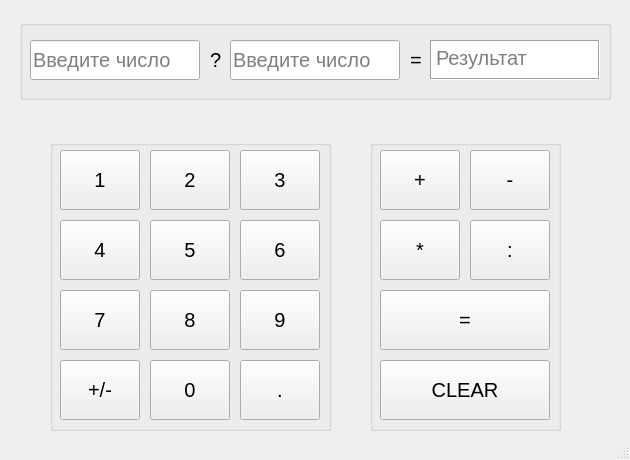
<?xml version="1.0" encoding="UTF-8"?>
<ui version="4.0">
 <class>MainWindow</class>
 <widget class="QMainWindow" name="MainWindow">
  <property name="geometry">
   <rect>
    <x>0</x>
    <y>0</y>
    <width>630</width>
    <height>460</height>
   </rect>
  </property>
  <property name="sizePolicy">
   <sizepolicy hsizetype="Fixed" vsizetype="Fixed">
    <horstretch>0</horstretch>
    <verstretch>0</verstretch>
   </sizepolicy>
  </property>
  <property name="minimumSize">
   <size>
    <width>630</width>
    <height>460</height>
   </size>
  </property>
  <property name="maximumSize">
   <size>
    <width>630</width>
    <height>460</height>
   </size>
  </property>
  <property name="mouseTracking">
   <bool>false</bool>
  </property>
  <property name="windowTitle">
   <string>MainWindow</string>
  </property>
  <property name="autoFillBackground">
   <bool>false</bool>
  </property>
  <widget class="QWidget" name="centralwidget">
   <widget class="QGroupBox" name="Groupbox_nums">
    <property name="geometry">
     <rect>
      <x>50</x>
      <y>140</y>
      <width>281</width>
      <height>291</height>
     </rect>
    </property>
    <property name="autoFillBackground">
     <bool>false</bool>
    </property>
    <property name="title">
     <string/>
    </property>
    <widget class="QPushButton" name="Button1">
     <property name="geometry">
      <rect>
       <x>10</x>
       <y>10</y>
       <width>80</width>
       <height>60</height>
      </rect>
     </property>
     <property name="sizePolicy">
      <sizepolicy hsizetype="Fixed" vsizetype="Fixed">
       <horstretch>0</horstretch>
       <verstretch>0</verstretch>
      </sizepolicy>
     </property>
     <property name="font">
      <font>
       <pointsize>15</pointsize>
      </font>
     </property>
     <property name="cursor">
      <cursorShape>PointingHandCursor</cursorShape>
     </property>
     <property name="focusPolicy">
      <enum>Qt::NoFocus</enum>
     </property>
     <property name="text">
      <string>1</string>
     </property>
    </widget>
    <widget class="QPushButton" name="Button2">
     <property name="geometry">
      <rect>
       <x>100</x>
       <y>10</y>
       <width>80</width>
       <height>60</height>
      </rect>
     </property>
     <property name="sizePolicy">
      <sizepolicy hsizetype="Fixed" vsizetype="Fixed">
       <horstretch>0</horstretch>
       <verstretch>0</verstretch>
      </sizepolicy>
     </property>
     <property name="font">
      <font>
       <pointsize>15</pointsize>
      </font>
     </property>
     <property name="cursor">
      <cursorShape>PointingHandCursor</cursorShape>
     </property>
     <property name="focusPolicy">
      <enum>Qt::NoFocus</enum>
     </property>
     <property name="text">
      <string>2</string>
     </property>
    </widget>
    <widget class="QPushButton" name="Button3">
     <property name="geometry">
      <rect>
       <x>190</x>
       <y>10</y>
       <width>80</width>
       <height>60</height>
      </rect>
     </property>
     <property name="sizePolicy">
      <sizepolicy hsizetype="Fixed" vsizetype="Fixed">
       <horstretch>0</horstretch>
       <verstretch>0</verstretch>
      </sizepolicy>
     </property>
     <property name="font">
      <font>
       <pointsize>15</pointsize>
      </font>
     </property>
     <property name="cursor">
      <cursorShape>PointingHandCursor</cursorShape>
     </property>
     <property name="focusPolicy">
      <enum>Qt::NoFocus</enum>
     </property>
     <property name="text">
      <string>3</string>
     </property>
    </widget>
    <widget class="QPushButton" name="Button5">
     <property name="geometry">
      <rect>
       <x>100</x>
       <y>80</y>
       <width>80</width>
       <height>60</height>
      </rect>
     </property>
     <property name="sizePolicy">
      <sizepolicy hsizetype="Fixed" vsizetype="Fixed">
       <horstretch>0</horstretch>
       <verstretch>0</verstretch>
      </sizepolicy>
     </property>
     <property name="font">
      <font>
       <pointsize>15</pointsize>
      </font>
     </property>
     <property name="cursor">
      <cursorShape>PointingHandCursor</cursorShape>
     </property>
     <property name="focusPolicy">
      <enum>Qt::NoFocus</enum>
     </property>
     <property name="text">
      <string>5</string>
     </property>
    </widget>
    <widget class="QPushButton" name="Button6">
     <property name="geometry">
      <rect>
       <x>190</x>
       <y>80</y>
       <width>80</width>
       <height>60</height>
      </rect>
     </property>
     <property name="sizePolicy">
      <sizepolicy hsizetype="Fixed" vsizetype="Fixed">
       <horstretch>0</horstretch>
       <verstretch>0</verstretch>
      </sizepolicy>
     </property>
     <property name="font">
      <font>
       <pointsize>15</pointsize>
      </font>
     </property>
     <property name="cursor">
      <cursorShape>PointingHandCursor</cursorShape>
     </property>
     <property name="focusPolicy">
      <enum>Qt::NoFocus</enum>
     </property>
     <property name="text">
      <string>6</string>
     </property>
    </widget>
    <widget class="QPushButton" name="Button4">
     <property name="geometry">
      <rect>
       <x>10</x>
       <y>80</y>
       <width>80</width>
       <height>60</height>
      </rect>
     </property>
     <property name="sizePolicy">
      <sizepolicy hsizetype="Fixed" vsizetype="Fixed">
       <horstretch>0</horstretch>
       <verstretch>0</verstretch>
      </sizepolicy>
     </property>
     <property name="font">
      <font>
       <pointsize>15</pointsize>
      </font>
     </property>
     <property name="cursor">
      <cursorShape>PointingHandCursor</cursorShape>
     </property>
     <property name="focusPolicy">
      <enum>Qt::NoFocus</enum>
     </property>
     <property name="text">
      <string>4</string>
     </property>
    </widget>
    <widget class="QPushButton" name="Button8">
     <property name="geometry">
      <rect>
       <x>100</x>
       <y>150</y>
       <width>80</width>
       <height>60</height>
      </rect>
     </property>
     <property name="sizePolicy">
      <sizepolicy hsizetype="Fixed" vsizetype="Fixed">
       <horstretch>0</horstretch>
       <verstretch>0</verstretch>
      </sizepolicy>
     </property>
     <property name="font">
      <font>
       <pointsize>15</pointsize>
      </font>
     </property>
     <property name="cursor">
      <cursorShape>PointingHandCursor</cursorShape>
     </property>
     <property name="focusPolicy">
      <enum>Qt::NoFocus</enum>
     </property>
     <property name="text">
      <string>8</string>
     </property>
    </widget>
    <widget class="QPushButton" name="Button9">
     <property name="geometry">
      <rect>
       <x>190</x>
       <y>150</y>
       <width>80</width>
       <height>60</height>
      </rect>
     </property>
     <property name="sizePolicy">
      <sizepolicy hsizetype="Fixed" vsizetype="Fixed">
       <horstretch>0</horstretch>
       <verstretch>0</verstretch>
      </sizepolicy>
     </property>
     <property name="font">
      <font>
       <pointsize>15</pointsize>
      </font>
     </property>
     <property name="cursor">
      <cursorShape>PointingHandCursor</cursorShape>
     </property>
     <property name="focusPolicy">
      <enum>Qt::NoFocus</enum>
     </property>
     <property name="text">
      <string>9</string>
     </property>
    </widget>
    <widget class="QPushButton" name="Button7">
     <property name="geometry">
      <rect>
       <x>10</x>
       <y>150</y>
       <width>80</width>
       <height>60</height>
      </rect>
     </property>
     <property name="sizePolicy">
      <sizepolicy hsizetype="Fixed" vsizetype="Fixed">
       <horstretch>0</horstretch>
       <verstretch>0</verstretch>
      </sizepolicy>
     </property>
     <property name="font">
      <font>
       <pointsize>15</pointsize>
      </font>
     </property>
     <property name="cursor">
      <cursorShape>PointingHandCursor</cursorShape>
     </property>
     <property name="focusPolicy">
      <enum>Qt::NoFocus</enum>
     </property>
     <property name="text">
      <string>7</string>
     </property>
    </widget>
    <widget class="QPushButton" name="Button_point">
     <property name="geometry">
      <rect>
       <x>190</x>
       <y>220</y>
       <width>80</width>
       <height>60</height>
      </rect>
     </property>
     <property name="sizePolicy">
      <sizepolicy hsizetype="Fixed" vsizetype="Fixed">
       <horstretch>0</horstretch>
       <verstretch>0</verstretch>
      </sizepolicy>
     </property>
     <property name="font">
      <font>
       <pointsize>15</pointsize>
      </font>
     </property>
     <property name="cursor">
      <cursorShape>PointingHandCursor</cursorShape>
     </property>
     <property name="focusPolicy">
      <enum>Qt::NoFocus</enum>
     </property>
     <property name="text">
      <string>.</string>
     </property>
    </widget>
    <widget class="QPushButton" name="Button0">
     <property name="geometry">
      <rect>
       <x>100</x>
       <y>220</y>
       <width>80</width>
       <height>60</height>
      </rect>
     </property>
     <property name="sizePolicy">
      <sizepolicy hsizetype="Fixed" vsizetype="Fixed">
       <horstretch>0</horstretch>
       <verstretch>0</verstretch>
      </sizepolicy>
     </property>
     <property name="font">
      <font>
       <pointsize>15</pointsize>
      </font>
     </property>
     <property name="cursor">
      <cursorShape>PointingHandCursor</cursorShape>
     </property>
     <property name="focusPolicy">
      <enum>Qt::NoFocus</enum>
     </property>
     <property name="text">
      <string>0</string>
     </property>
    </widget>
    <widget class="QPushButton" name="Button_unar_minus">
     <property name="geometry">
      <rect>
       <x>10</x>
       <y>220</y>
       <width>80</width>
       <height>60</height>
      </rect>
     </property>
     <property name="sizePolicy">
      <sizepolicy hsizetype="Fixed" vsizetype="Fixed">
       <horstretch>0</horstretch>
       <verstretch>0</verstretch>
      </sizepolicy>
     </property>
     <property name="font">
      <font>
       <pointsize>15</pointsize>
      </font>
     </property>
     <property name="cursor">
      <cursorShape>PointingHandCursor</cursorShape>
     </property>
     <property name="focusPolicy">
      <enum>Qt::NoFocus</enum>
     </property>
     <property name="text">
      <string>+/-</string>
     </property>
    </widget>
   </widget>
   <widget class="QPushButton" name="Button_minus">
    <property name="geometry">
     <rect>
      <x>470</x>
      <y>150</y>
      <width>80</width>
      <height>60</height>
     </rect>
    </property>
    <property name="sizePolicy">
     <sizepolicy hsizetype="Fixed" vsizetype="Fixed">
      <horstretch>0</horstretch>
      <verstretch>0</verstretch>
     </sizepolicy>
    </property>
    <property name="font">
     <font>
      <pointsize>15</pointsize>
     </font>
    </property>
    <property name="cursor">
     <cursorShape>PointingHandCursor</cursorShape>
    </property>
    <property name="focusPolicy">
     <enum>Qt::StrongFocus</enum>
    </property>
    <property name="text">
     <string>-</string>
    </property>
   </widget>
   <widget class="QPushButton" name="Button_multipl">
    <property name="geometry">
     <rect>
      <x>380</x>
      <y>220</y>
      <width>80</width>
      <height>60</height>
     </rect>
    </property>
    <property name="sizePolicy">
     <sizepolicy hsizetype="Fixed" vsizetype="Fixed">
      <horstretch>0</horstretch>
      <verstretch>0</verstretch>
     </sizepolicy>
    </property>
    <property name="font">
     <font>
      <pointsize>15</pointsize>
     </font>
    </property>
    <property name="cursor">
     <cursorShape>PointingHandCursor</cursorShape>
    </property>
    <property name="focusPolicy">
     <enum>Qt::StrongFocus</enum>
    </property>
    <property name="text">
     <string>*</string>
    </property>
   </widget>
   <widget class="QPushButton" name="Button_sum">
    <property name="geometry">
     <rect>
      <x>380</x>
      <y>150</y>
      <width>80</width>
      <height>60</height>
     </rect>
    </property>
    <property name="sizePolicy">
     <sizepolicy hsizetype="Fixed" vsizetype="Fixed">
      <horstretch>0</horstretch>
      <verstretch>0</verstretch>
     </sizepolicy>
    </property>
    <property name="font">
     <font>
      <pointsize>15</pointsize>
     </font>
    </property>
    <property name="cursor">
     <cursorShape>PointingHandCursor</cursorShape>
    </property>
    <property name="focusPolicy">
     <enum>Qt::StrongFocus</enum>
    </property>
    <property name="text">
     <string>+</string>
    </property>
    <property name="iconSize">
     <size>
      <width>20</width>
      <height>20</height>
     </size>
    </property>
   </widget>
   <widget class="QPushButton" name="Button_div">
    <property name="geometry">
     <rect>
      <x>470</x>
      <y>220</y>
      <width>80</width>
      <height>60</height>
     </rect>
    </property>
    <property name="sizePolicy">
     <sizepolicy hsizetype="Fixed" vsizetype="Fixed">
      <horstretch>0</horstretch>
      <verstretch>0</verstretch>
     </sizepolicy>
    </property>
    <property name="font">
     <font>
      <pointsize>15</pointsize>
     </font>
    </property>
    <property name="cursor">
     <cursorShape>PointingHandCursor</cursorShape>
    </property>
    <property name="focusPolicy">
     <enum>Qt::StrongFocus</enum>
    </property>
    <property name="text">
     <string>:</string>
    </property>
   </widget>
   <widget class="QPushButton" name="Button_eq">
    <property name="geometry">
     <rect>
      <x>380</x>
      <y>290</y>
      <width>170</width>
      <height>60</height>
     </rect>
    </property>
    <property name="sizePolicy">
     <sizepolicy hsizetype="Fixed" vsizetype="Fixed">
      <horstretch>0</horstretch>
      <verstretch>0</verstretch>
     </sizepolicy>
    </property>
    <property name="font">
     <font>
      <pointsize>15</pointsize>
     </font>
    </property>
    <property name="cursor">
     <cursorShape>PointingHandCursor</cursorShape>
    </property>
    <property name="text">
     <string>=</string>
    </property>
   </widget>
   <widget class="QPushButton" name="Button_clear">
    <property name="geometry">
     <rect>
      <x>380</x>
      <y>360</y>
      <width>170</width>
      <height>60</height>
     </rect>
    </property>
    <property name="sizePolicy">
     <sizepolicy hsizetype="Fixed" vsizetype="Fixed">
      <horstretch>0</horstretch>
      <verstretch>0</verstretch>
     </sizepolicy>
    </property>
    <property name="font">
     <font>
      <pointsize>15</pointsize>
     </font>
    </property>
    <property name="cursor">
     <cursorShape>PointingHandCursor</cursorShape>
    </property>
    <property name="text">
     <string>CLEAR</string>
    </property>
   </widget>
   <widget class="QGroupBox" name="Groupbox_operations">
    <property name="geometry">
     <rect>
      <x>370</x>
      <y>140</y>
      <width>191</width>
      <height>291</height>
     </rect>
    </property>
    <property name="title">
     <string/>
    </property>
   </widget>
   <widget class="QGroupBox" name="Groupbox_review">
    <property name="geometry">
     <rect>
      <x>20</x>
      <y>20</y>
      <width>591</width>
      <height>80</height>
     </rect>
    </property>
    <property name="title">
     <string/>
    </property>
    <widget class="QLabel" name="Label_operation">
     <property name="geometry">
      <rect>
       <x>190</x>
       <y>20</y>
       <width>16</width>
       <height>40</height>
      </rect>
     </property>
     <property name="font">
      <font>
       <pointsize>15</pointsize>
      </font>
     </property>
     <property name="text">
      <string>?</string>
     </property>
    </widget>
    <widget class="QLabel" name="Label_eq">
     <property name="geometry">
      <rect>
       <x>390</x>
       <y>20</y>
       <width>16</width>
       <height>40</height>
      </rect>
     </property>
     <property name="font">
      <font>
       <pointsize>15</pointsize>
      </font>
     </property>
     <property name="text">
      <string>=</string>
     </property>
     <property name="textInteractionFlags">
      <set>Qt::LinksAccessibleByMouse</set>
     </property>
    </widget>
    <widget class="QTextEdit" name="TexBox_result">
     <property name="geometry">
      <rect>
       <x>410</x>
       <y>20</y>
       <width>170</width>
       <height>40</height>
      </rect>
     </property>
     <property name="sizePolicy">
      <sizepolicy hsizetype="Expanding" vsizetype="Expanding">
       <horstretch>0</horstretch>
       <verstretch>0</verstretch>
      </sizepolicy>
     </property>
     <property name="font">
      <font>
       <pointsize>15</pointsize>
      </font>
     </property>
     <property name="cursor" stdset="0">
      <cursorShape>IBeamCursor</cursorShape>
     </property>
     <property name="focusPolicy">
      <enum>Qt::StrongFocus</enum>
     </property>
     <property name="frameShape">
      <enum>QFrame::Box</enum>
     </property>
     <property name="textInteractionFlags">
      <set>Qt::TextSelectableByMouse</set>
     </property>
     <property name="placeholderText">
      <string>Результат</string>
     </property>
    </widget>
    <widget class="QLineEdit" name="LineEdit1">
     <property name="geometry">
      <rect>
       <x>10</x>
       <y>20</y>
       <width>170</width>
       <height>40</height>
      </rect>
     </property>
     <property name="sizePolicy">
      <sizepolicy hsizetype="Fixed" vsizetype="Fixed">
       <horstretch>0</horstretch>
       <verstretch>0</verstretch>
      </sizepolicy>
     </property>
     <property name="font">
      <font>
       <pointsize>15</pointsize>
      </font>
     </property>
     <property name="tabletTracking">
      <bool>false</bool>
     </property>
     <property name="contextMenuPolicy">
      <enum>Qt::DefaultContextMenu</enum>
     </property>
     <property name="autoFillBackground">
      <bool>false</bool>
     </property>
     <property name="alignment">
      <set>Qt::AlignLeading|Qt::AlignLeft|Qt::AlignVCenter</set>
     </property>
     <property name="readOnly">
      <bool>false</bool>
     </property>
     <property name="placeholderText">
      <string>Введите число</string>
     </property>
     <property name="clearButtonEnabled">
      <bool>false</bool>
     </property>
    </widget>
    <widget class="QLineEdit" name="LineEdit2">
     <property name="geometry">
      <rect>
       <x>210</x>
       <y>20</y>
       <width>170</width>
       <height>40</height>
      </rect>
     </property>
     <property name="sizePolicy">
      <sizepolicy hsizetype="Fixed" vsizetype="Fixed">
       <horstretch>0</horstretch>
       <verstretch>0</verstretch>
      </sizepolicy>
     </property>
     <property name="font">
      <font>
       <pointsize>15</pointsize>
      </font>
     </property>
     <property name="tabletTracking">
      <bool>false</bool>
     </property>
     <property name="contextMenuPolicy">
      <enum>Qt::DefaultContextMenu</enum>
     </property>
     <property name="autoFillBackground">
      <bool>false</bool>
     </property>
     <property name="alignment">
      <set>Qt::AlignLeading|Qt::AlignLeft|Qt::AlignVCenter</set>
     </property>
     <property name="placeholderText">
      <string>Введите число</string>
     </property>
     <property name="clearButtonEnabled">
      <bool>false</bool>
     </property>
    </widget>
   </widget>
   <zorder>Groupbox_operations</zorder>
   <zorder>Groupbox_review</zorder>
   <zorder>Groupbox_nums</zorder>
   <zorder>Button_clear</zorder>
   <zorder>Button_multipl</zorder>
   <zorder>Button_sum</zorder>
   <zorder>Button_minus</zorder>
   <zorder>Button_eq</zorder>
   <zorder>Button_div</zorder>
  </widget>
  <widget class="QStatusBar" name="statusbar"/>
 </widget>
 <resources/>
 <connections/>
</ui>
